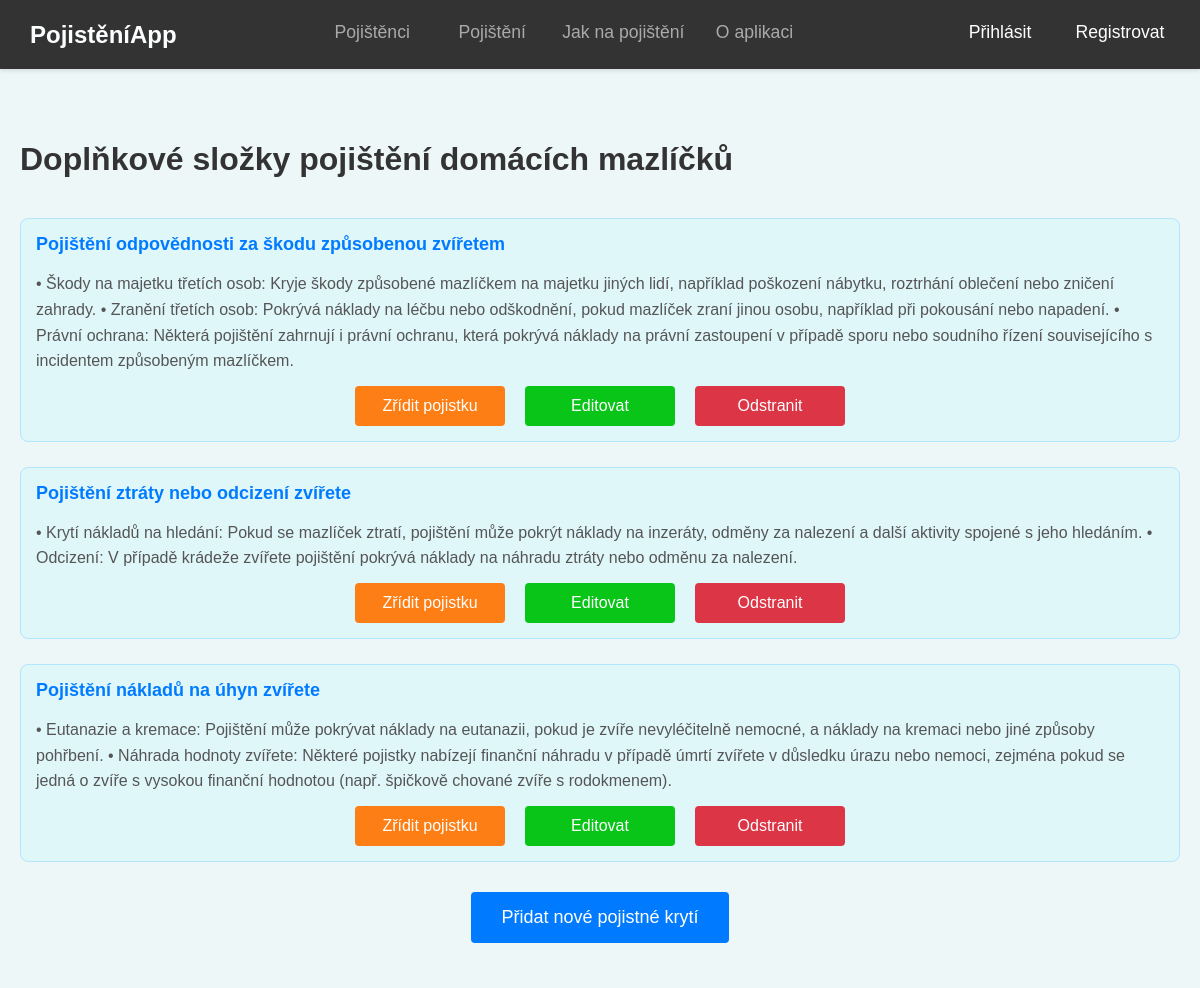
The page /pojisteni/pojisteni/2/kryti/ on the database its author committed.
### insurance/models.py (models this page shows, shortened)
class InsuranceType(models.Model):
    name = models.CharField("Název typu pojištění", max_length=100)
    description = models.TextField("Popis typu pojištění", blank=True)
    class Meta:
        verbose_name = "Typ pojištění"
        verbose_name_plural = "Typy pojištění"

class InsuranceCoverage(models.Model):
    insurance_type = models.ForeignKey(InsuranceType, related_name='coverages', on_delete=models.CASCADE, verbose_name="Typ pojištění")
    name = models.CharField("Název pojistného krytí", max_length=100)
    description = models.TextField("Popis pojistného krytí", blank=True)
    premium = models.FloatField("Pojistné", default=0.0)
    class Meta:
        verbose_name = "Pojistné krytí"
        verbose_name_plural = "Pojistná krytí"

### insurance/views.py (the view)
# urls.py: path('pojisteni/<int:id>/kryti/', views.insurance_coverage_list, name='insurance_coverage_list'),  # Zobrazení seznamu pojistných krytí
def insurance_coverage_list(request, id):
    insurance_type = get_object_or_404(InsuranceType, id=id)
    coverages = InsuranceCoverage.objects.filter(insurance_type=insurance_type)
    insured_person = ...
    return render(request, 'insurance/insurance_coverage_list.html', {
        'insurance_type': insurance_type,
        'coverages': coverages,
        'insured_person': insured_person
    })

### insurance/templates/insurance/insurance_coverage_list.html (shortened to what this page needs)
{% extends 'insurance/base.html' %}
{% block content %}
<div class="container">
    <h1 class="page-title">{{ insurance_type.name }}</h1>
    <div class="insurance-coverage-list">
        {% for coverage in coverages %}
        <div class="coverage-item">
            <strong class="coverage-name">{{ coverage.name }}</strong>
            <p class="coverage-description">{{ coverage.description }}</p>
            <div class="coverage-actions">
                <a href="{% url 'add_policy' coverage.id %}" class="btn btn-primary btn-create-policy">Zřídit pojistku</a>
                <a href="{% url 'edit_insurance_coverage' insurance_type.id coverage.id %}" class="btn btn-warning">Editovat</a>
                <form method="post" action="{% url 'delete_insurance_coverage' insurance_type.id coverage.id %}" style="display:inline;">
                    <button type="submit" class="btn btn-danger" onclick="return confirm('Opravdu chcete toto pojistné krytí odstranit?');">Odstranit</button>
                </form>
            </div>
        </div>
        {% endfor %}
    </div>
    <div class="btn-container-center">
        <a href="{% url 'add_insurance_coverage' insurance_type.id %}" class="btn btn-primary btn-add-insurance">Přidat nové pojistné krytí</a>
    </div>
</div>
{% endblock %}

### insurance/static/css/style.css (style rules this page uses)
body { font-family: Arial, sans-serif; margin: 0; padding: 0; background-color: #edf7f8; }
.container { max-width: 1200px; margin: 80px auto 20px auto; padding: 20px; background-color: #edf7f8; border-radius: 8px; }
h1 { font-size: 2em; color: #333; margin-bottom: 20px; }
p, ul { font-size: 1.1em; line-height: 1.6; color: #555; margin-bottom: 20px; }
a { color: #007bff; text-decoration: none; }
.btn { font-size: 14px; padding: 10px 20px; margin: 5px; border-radius: 5px; border: none; cursor: pointer; }
.btn-primary { background-color: #007bff; color: white; }
.btn-danger { background-color: #dc3545; color: white; }
.btn-warning { background-color: #08c517; color: white; }
.btn-create-policy { background-color: #fd7e14; color: white; border-color: #fd7e14; }
.page-title { font-size: 32px; color: #333; margin-bottom: 40px; font-weight: bold; text-align: left; }
.btn-container-center { display: flex; justify-content: center; margin-top: 15px; }
.btn-add-insurance { font-size: 18px; padding: 15px 30px; text-align: center; text-decoration: none; background-color: #007bff; color: white; border-radius: 4px; border: none; white-space: nowrap; }
.insurance-coverage-list { display: flex; flex-direction: column; gap: 15px; }
.coverage-item { background-color: #e0f7fa; padding: 15px; border-radius: 8px; border: 1px solid #b3e5fc; margin-bottom: 10px; transition: background-color 0.3s ease, border-color 0.3s ease; }
.coverage-name { font-size: 18px; color: #007bff; margin-bottom: 5px; }
.coverage-description { font-size: 16px; color: #555; margin-bottom: 0px; }
.coverage-actions { display: flex; justify-content: center; gap: 20px; margin-top: 12px; }
.coverage-actions .btn { display: inline-flex; align-items: center; justify-content: center; width: 150px; height: 40px; text-align: center; padding: 10px 20px; text-decoration: none; border-radius: 4px; font-size: 16px; color: white; margin: 0; box-sizing: border-box; }
.coverage-actions .btn-danger { background-color: #dc3545; border-color: #dc3545; margin: 0; }

### rows shown on the page
InsuranceType: name "Doplňkové složky pojištění domácích mazlíčků"
InsuranceCoverage: name "Pojištění odpovědnosti za škodu způsobenou zvířetem", description "• Škody na majetku třetích osob: Kryje škody způsobené mazlíčkem na majetku jiných lidí, například poškození nábytku, roztrhání oblečení nebo zničení zahrady. • Zranění třetích osob: Pokrývá náklady na léčbu nebo odškodnění, pokud mazlíček zraní jinou osobu, například při pokousání nebo napadení. • Právní ochrana: Některá pojištění zahrnují i právní ochranu, která pokrývá náklady na právní zastoupení v případě sporu nebo soudního řízení souvisejícího s incidentem způsobeným mazlíčkem."
InsuranceCoverage: name "Pojištění ztráty nebo odcizení zvířete", description "• Krytí nákladů na hledání: Pokud se mazlíček ztratí, pojištění může pokrýt náklady na inzeráty, odměny za nalezení a další aktivity spojené s jeho hledáním. • Odcizení: V případě krádeže zvířete pojištění pokrývá náklady na náhradu ztráty nebo odměnu za nalezení."
InsuranceCoverage: name "Pojištění nákladů na úhyn zvířete", description "• Eutanazie a kremace: Pojištění může pokrývat náklady na eutanazii, pokud je zvíře nevyléčitelně nemocné, a náklady na kremaci nebo jiné způsoby pohřbení. • Náhrada hodnoty zvířete: Některé pojistky nabízejí finanční náhradu v případě úmrtí zvířete v důsledku úrazu nebo nemoci, zejména pokud se jedná o zvíře s vysokou finanční hodnotou (např. špičkově chované zvíře s rodokmenem)."
